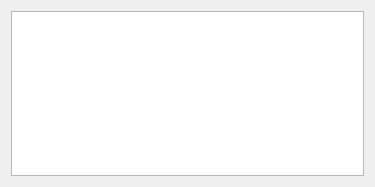
<?xml version="1.0" encoding="UTF-8"?>
<ui version="4.0">
 <class>simulhelp</class>
 <widget class="QDialog" name="simulhelp">
  <property name="geometry">
   <rect>
    <x>0</x>
    <y>0</y>
    <width>375</width>
    <height>187</height>
   </rect>
  </property>
  <property name="windowTitle">
   <string>Объяснение вопроса</string>
  </property>
  <layout class="QGridLayout" name="gridLayout">
   <item row="0" column="0">
    <widget class="QTextEdit" name="helpEdit">
     <property name="readOnly">
      <bool>true</bool>
     </property>
    </widget>
   </item>
  </layout>
 </widget>
 <resources/>
 <connections/>
</ui>
